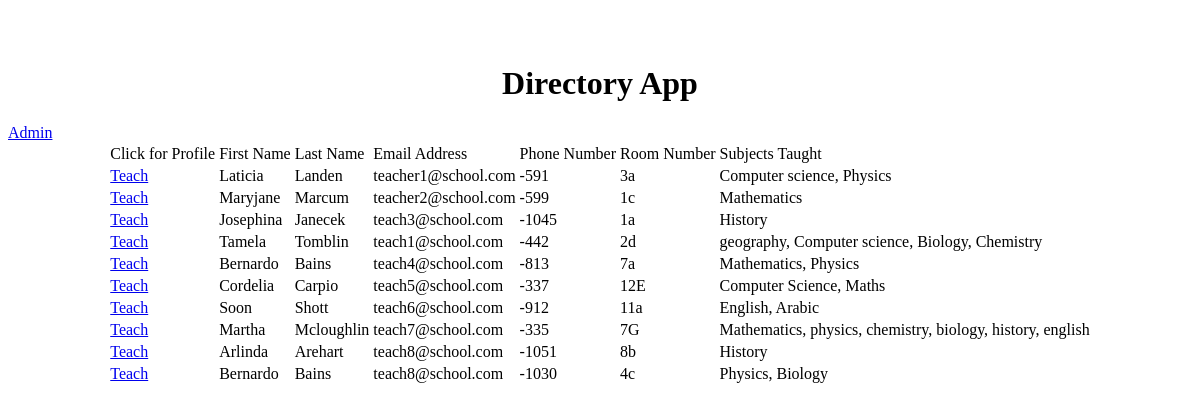
Before: / with the older database file.
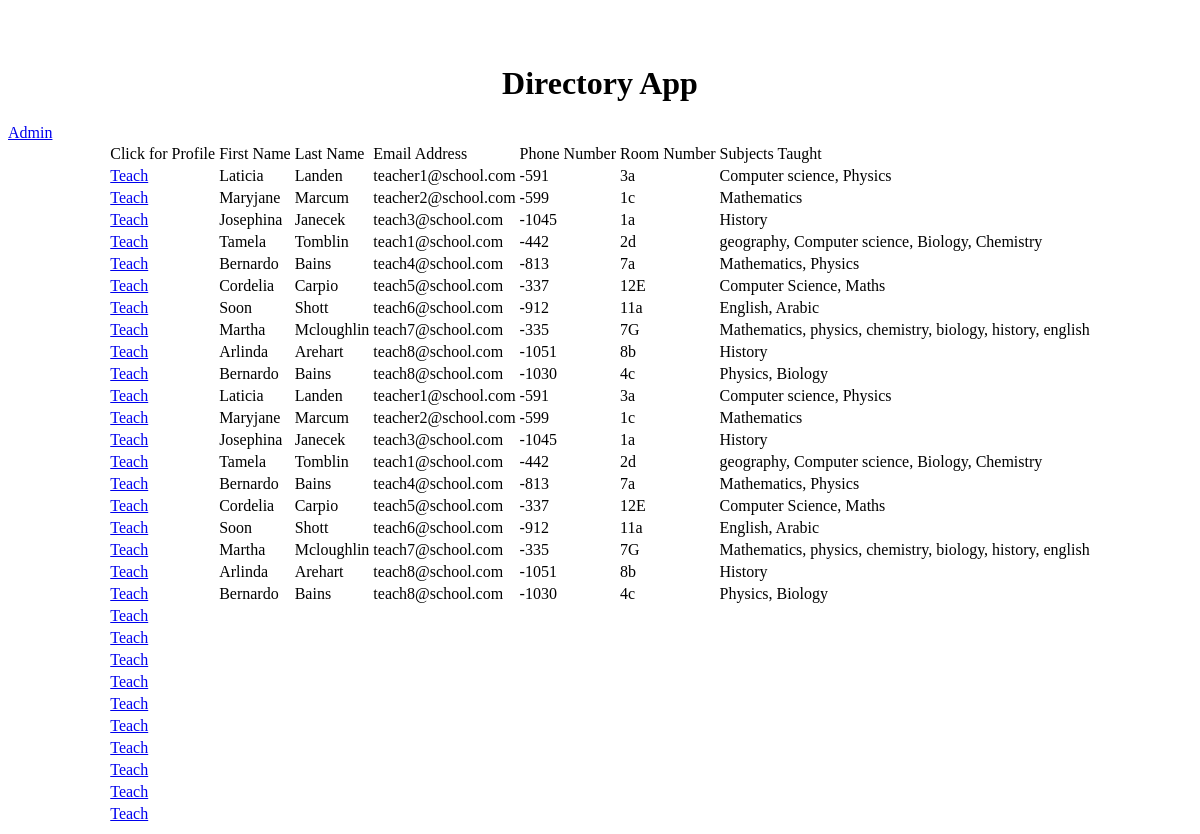
After: the same page with the newer database file.
### directory/models.py (models this page shows, shortened)
class Teacher(models.Model):
    First_Name = models.CharField('First Name', max_length=60, validators=[validate_null])
    Last_Name = models.CharField('Last Name', max_length=60, validators=[validate_null])
    Profile_Picture = models.CharField('Profile Picture', max_length=50)
    Email_Address = models.EmailField('Email Address', max_length = 254, unique=True, validators=[validate_null])
    Phone_Number = models.CharField('Phone Number', max_length=31)
    Room_Number = models.CharField('Room Number', max_length=10)
    Subjects_Taught = models.CharField('Subjects Taught', max_length=300)

### directory/views.py (the view)
# urls.py: path('', views.directory, name='directory'),
def directory(request):
    teachers = Teacher.objects.all()
    return render(request, 'directory/directory.html', {'teachers':teachers})

### directory/templates/directory/directory.html (shortened to what this page needs)
{% load static %}
<link rel="stylesheet" href="../../static/styles/css/directory.css">
<div>
    <h1 align="center">Directory App</h1>
    <a align='right' href='admin/'>Admin</a>
    <div >
        <table align="center">
            <div class="header_row">
                <tr>
                    <td>Click for Profile</td>
                    <td align="left">First Name</td>
                    <td align="left">Last Name</td>
                    <td align="left">Email Address</td>
                    <td align="right">Phone Number</td>
                    <td align="right">Room Number</td>
                    <td align="left">Subjects Taught</td>
                </tr>
            </div>
            {% for teacher in teachers %}
            <div class="teacher_row">
                <tr>
                    <td><a align="center" href={{teacher.id}} >Teach</a></td>
                    <td>{{ teacher.First_Name }}</td>
                    <td>{{ teacher.Last_Name }}</td>
                    <td>{{ teacher.Email_Address }}</td>
                    <td>{{ teacher.Phone_Number }}</td>
                    <td>{{ teacher.Room_Number }}</td>
                    <td>{{ teacher.Subjects_Taught }}</td>
                </tr>
            </div>
            {% endfor %}
        </table>
    </div>
</div>

Changed rows visible on the page:
added Teacher: First_Name "Laticia", Last_Name "Landen", Email_Address "teacher1@school.com", Phone_Number "-591", Room_Number "3a", Subjects_Taught "Computer science, Physics"
added Teacher: First_Name "Maryjane", Last_Name "Marcum", Email_Address "teacher2@school.com", Phone_Number "-599", Room_Number "1c", Subjects_Taught "Mathematics"
added Teacher: First_Name "Josephina", Last_Name "Janecek", Email_Address "teach3@school.com", Phone_Number "-1045", Room_Number "1a", Subjects_Taught "History"
added Teacher: First_Name "Tamela", Last_Name "Tomblin", Email_Address "teach1@school.com", Phone_Number "-442", Room_Number "2d", Subjects_Taught "geography, Computer science, Biology, Chemistry"
added Teacher: First_Name "Bernardo", Last_Name "Bains", Email_Address "teach4@school.com", Phone_Number "-813", Room_Number "7a", Subjects_Taught "Mathematics, Physics"
added Teacher: First_Name "Cordelia", Last_Name "Carpio", Email_Address "teach5@school.com", Phone_Number "-337", Room_Number "12E", Subjects_Taught "Computer Science, Maths"
added Teacher: First_Name "Soon", Last_Name "Shott", Email_Address "teach6@school.com", Phone_Number "-912", Room_Number "11a", Subjects_Taught "English, Arabic"
added Teacher: First_Name "Martha", Last_Name "Mcloughlin", Email_Address "teach7@school.com", Phone_Number "-335", Room_Number "7G", Subjects_Taught "Mathematics, physics, chemistry, biology, history, english"
added Teacher: First_Name "Arlinda", Last_Name "Arehart", Email_Address "teach8@school.com", Phone_Number "-1051", Room_Number "8b", Subjects_Taught "History"
added Teacher: First_Name "Bernardo", Last_Name "Bains", Email_Address "teach8@school.com", Phone_Number "-1030", Room_Number "4c", Subjects_Taught "Physics, Biology"
